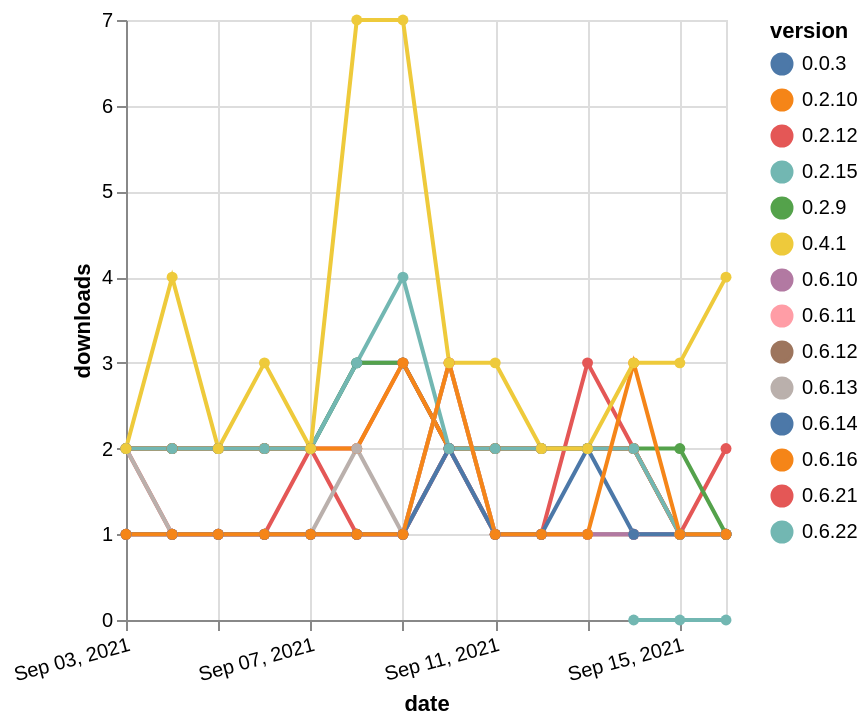

Describe this chart as a Vega-Lite specification.
### Vega-Lite specification from a JSON file in a GitHub repository (floating-point values rounded to 4 significant figures; data arrays with more than 128 entries replaced by an {"elided": "..."} marker saying what was removed)
{"$schema": "https://vega.github.io/schema/vega-lite/v5.json", "description": "A simple bar chart with embedded data.", "data": {"values": {"elided": "185 records"}}, "width": "container", "mark": {"type": "line", "point": {"filled": true}}, "encoding": {"x": {"field": "date", "type": "temporal", "timeUnit": "yearmonthdate", "title": "date", "axis": {"labelAngle": -15}}, "y": {"field": "delta", "type": "quantitative", "title": "downloads"}, "color": {"field": "version", "type": "nominal"}, "tooltip": {"field": "delta"}}}
